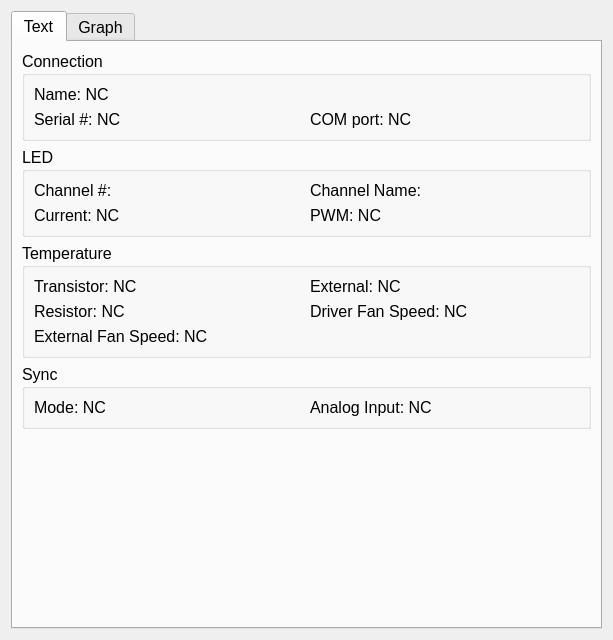
<?xml version="1.0" encoding="UTF-8"?>
<ui version="4.0">
 <class>Dialog</class>
 <widget class="QDialog" name="Dialog">
  <property name="geometry">
   <rect>
    <x>0</x>
    <y>0</y>
    <width>613</width>
    <height>640</height>
   </rect>
  </property>
  <property name="font">
   <font>
    <pointsize>12</pointsize>
   </font>
  </property>
  <property name="windowTitle">
   <string>Dialog</string>
  </property>
  <layout class="QGridLayout" name="gridLayout">
   <item row="0" column="0" alignment="Qt::AlignTop">
    <widget class="QTabWidget" name="tabWidget">
     <property name="currentIndex">
      <number>0</number>
     </property>
     <widget class="QWidget" name="text_tab">
      <attribute name="title">
       <string>Text</string>
      </attribute>
      <layout class="QGridLayout" name="gridLayout_7" rowstretch="0,0,0,10">
       <item row="1" column="0" alignment="Qt::AlignTop">
        <widget class="QGroupBox" name="groupBox_7">
         <property name="font">
          <font>
           <weight>50</weight>
           <bold>false</bold>
           <underline>false</underline>
          </font>
         </property>
         <property name="title">
          <string>LED</string>
         </property>
         <layout class="QGridLayout" name="gridLayout_10">
          <item row="0" column="1">
           <widget class="QLabel" name="label_15">
            <property name="font">
             <font>
              <weight>50</weight>
              <bold>false</bold>
              <underline>false</underline>
             </font>
            </property>
            <property name="text">
             <string>Channel #:</string>
            </property>
           </widget>
          </item>
          <item row="1" column="2">
           <widget class="QLabel" name="label_10">
            <property name="font">
             <font>
              <weight>50</weight>
              <bold>false</bold>
              <underline>false</underline>
             </font>
            </property>
            <property name="text">
             <string>PWM: NC</string>
            </property>
           </widget>
          </item>
          <item row="0" column="2">
           <widget class="QLabel" name="label_16">
            <property name="font">
             <font>
              <weight>50</weight>
              <bold>false</bold>
              <underline>false</underline>
             </font>
            </property>
            <property name="text">
             <string>Channel Name:</string>
            </property>
           </widget>
          </item>
          <item row="1" column="1">
           <widget class="QLabel" name="label_9">
            <property name="font">
             <font>
              <weight>50</weight>
              <bold>false</bold>
              <underline>false</underline>
             </font>
            </property>
            <property name="text">
             <string>Current: NC</string>
            </property>
           </widget>
          </item>
         </layout>
        </widget>
       </item>
       <item row="2" column="0" alignment="Qt::AlignTop">
        <widget class="QGroupBox" name="groupBox_6">
         <property name="font">
          <font>
           <weight>50</weight>
           <bold>false</bold>
           <underline>false</underline>
          </font>
         </property>
         <property name="title">
          <string>Temperature</string>
         </property>
         <layout class="QGridLayout" name="gridLayout_8">
          <item row="0" column="0">
           <widget class="QLabel" name="label">
            <property name="font">
             <font>
              <weight>50</weight>
              <bold>false</bold>
              <underline>false</underline>
             </font>
            </property>
            <property name="text">
             <string>Transistor: NC</string>
            </property>
           </widget>
          </item>
          <item row="1" column="0">
           <widget class="QLabel" name="label_3">
            <property name="font">
             <font>
              <weight>50</weight>
              <bold>false</bold>
              <underline>false</underline>
             </font>
            </property>
            <property name="text">
             <string>Resistor: NC</string>
            </property>
           </widget>
          </item>
          <item row="0" column="1">
           <widget class="QLabel" name="label_4">
            <property name="font">
             <font>
              <weight>50</weight>
              <bold>false</bold>
              <underline>false</underline>
             </font>
            </property>
            <property name="text">
             <string>External: NC</string>
            </property>
           </widget>
          </item>
          <item row="1" column="1">
           <widget class="QLabel" name="label_5">
            <property name="font">
             <font>
              <weight>50</weight>
              <bold>false</bold>
              <underline>false</underline>
             </font>
            </property>
            <property name="text">
             <string>Driver Fan Speed: NC</string>
            </property>
           </widget>
          </item>
          <item row="2" column="0">
           <widget class="QLabel" name="label_19">
            <property name="text">
             <string>External Fan Speed: NC</string>
            </property>
           </widget>
          </item>
         </layout>
        </widget>
       </item>
       <item row="3" column="0" alignment="Qt::AlignTop">
        <widget class="QGroupBox" name="groupBox_8">
         <property name="font">
          <font>
           <weight>50</weight>
           <bold>false</bold>
           <underline>false</underline>
          </font>
         </property>
         <property name="title">
          <string>Sync</string>
         </property>
         <layout class="QGridLayout" name="gridLayout_11">
          <item row="0" column="0">
           <widget class="QLabel" name="label_17">
            <property name="font">
             <font>
              <weight>50</weight>
              <bold>false</bold>
              <underline>false</underline>
             </font>
            </property>
            <property name="text">
             <string>Mode: NC</string>
            </property>
           </widget>
          </item>
          <item row="0" column="1">
           <widget class="QLabel" name="label_18">
            <property name="font">
             <font>
              <weight>50</weight>
              <bold>false</bold>
              <underline>false</underline>
             </font>
            </property>
            <property name="text">
             <string>Analog Input: NC</string>
            </property>
           </widget>
          </item>
         </layout>
        </widget>
       </item>
       <item row="0" column="0" alignment="Qt::AlignTop">
        <widget class="QGroupBox" name="groupBox_5">
         <property name="font">
          <font>
           <weight>50</weight>
           <italic>false</italic>
           <bold>false</bold>
           <underline>false</underline>
           <strikeout>false</strikeout>
          </font>
         </property>
         <property name="title">
          <string>Connection</string>
         </property>
         <layout class="QGridLayout" name="gridLayout_9">
          <item row="1" column="0">
           <widget class="QLabel" name="label_7">
            <property name="font">
             <font>
              <weight>50</weight>
              <italic>false</italic>
              <bold>false</bold>
              <underline>false</underline>
              <strikeout>false</strikeout>
             </font>
            </property>
            <property name="text">
             <string>Serial #: NC</string>
            </property>
           </widget>
          </item>
          <item row="1" column="1">
           <widget class="QLabel" name="label_8">
            <property name="font">
             <font>
              <weight>50</weight>
              <italic>false</italic>
              <bold>false</bold>
              <underline>false</underline>
              <strikeout>false</strikeout>
             </font>
            </property>
            <property name="text">
             <string>COM port: NC</string>
            </property>
           </widget>
          </item>
          <item row="0" column="0" colspan="2">
           <widget class="QLabel" name="label_6">
            <property name="font">
             <font>
              <weight>50</weight>
              <italic>false</italic>
              <bold>false</bold>
              <underline>false</underline>
              <strikeout>false</strikeout>
             </font>
            </property>
            <property name="text">
             <string>Name: NC</string>
            </property>
           </widget>
          </item>
         </layout>
        </widget>
       </item>
      </layout>
     </widget>
     <widget class="QWidget" name="graph_tab">
      <attribute name="title">
       <string>Graph</string>
      </attribute>
      <layout class="QGridLayout" name="gridLayout_2" rowstretch="0,0,0,0,0,25,25,40,10">
       <item row="6" column="0">
        <widget class="QGroupBox" name="groupBox_3">
         <property name="title">
          <string>Temperature: External</string>
         </property>
         <layout class="QGridLayout" name="gridLayout_4">
          <item row="0" column="0">
           <widget class="PlotWidget" name="graphicsView_2"/>
          </item>
         </layout>
        </widget>
       </item>
       <item row="5" column="0">
        <widget class="QGroupBox" name="groupBox_2">
         <property name="title">
          <string>Temperature: LED Driver</string>
         </property>
         <layout class="QGridLayout" name="gridLayout_3">
          <item row="0" column="0">
           <widget class="PlotWidget" name="graphicsView"/>
          </item>
         </layout>
        </widget>
       </item>
       <item row="7" column="0">
        <widget class="QGroupBox" name="groupBox">
         <property name="title">
          <string>LED Current: Live</string>
         </property>
         <layout class="QGridLayout" name="gridLayout_5">
          <item row="0" column="0">
           <widget class="PlotWidget" name="graphicsView_3"/>
          </item>
         </layout>
        </widget>
       </item>
       <item row="8" column="0">
        <widget class="QGroupBox" name="groupBox_4">
         <property name="title">
          <string>Update Speed</string>
         </property>
         <layout class="QGridLayout" name="gridLayout_6" columnstretch="20,20,20,0,0,0">
          <item row="0" column="5">
           <widget class="QLabel" name="label_2">
            <property name="text">
             <string>Hz</string>
            </property>
           </widget>
          </item>
          <item row="0" column="4">
           <widget class="QDoubleSpinBox" name="doubleSpinBox"/>
          </item>
          <item row="0" column="2">
           <widget class="QRadioButton" name="radioButton_3">
            <property name="text">
             <string>0.2 Hz</string>
            </property>
            <attribute name="buttonGroup">
             <string notr="true">update_speed_button_group</string>
            </attribute>
           </widget>
          </item>
          <item row="0" column="0">
           <widget class="QRadioButton" name="radioButton">
            <property name="text">
             <string>5 Hz</string>
            </property>
            <attribute name="buttonGroup">
             <string notr="true">update_speed_button_group</string>
            </attribute>
           </widget>
          </item>
          <item row="0" column="1">
           <widget class="QRadioButton" name="radioButton_2">
            <property name="text">
             <string>1 Hz</string>
            </property>
            <property name="checked">
             <bool>true</bool>
            </property>
            <attribute name="buttonGroup">
             <string notr="true">update_speed_button_group</string>
            </attribute>
           </widget>
          </item>
          <item row="0" column="3">
           <widget class="QRadioButton" name="radioButton_4">
            <property name="text">
             <string>Custom:</string>
            </property>
            <attribute name="buttonGroup">
             <string notr="true">update_speed_button_group</string>
            </attribute>
           </widget>
          </item>
         </layout>
        </widget>
       </item>
      </layout>
     </widget>
    </widget>
   </item>
  </layout>
 </widget>
 <customwidgets>
  <customwidget>
   <class>PlotWidget</class>
   <extends>QGraphicsView</extends>
   <header>pyqtgraph</header>
  </customwidget>
 </customwidgets>
 <resources/>
 <connections/>
 <buttongroups>
  <buttongroup name="update_speed_button_group"/>
 </buttongroups>
</ui>
